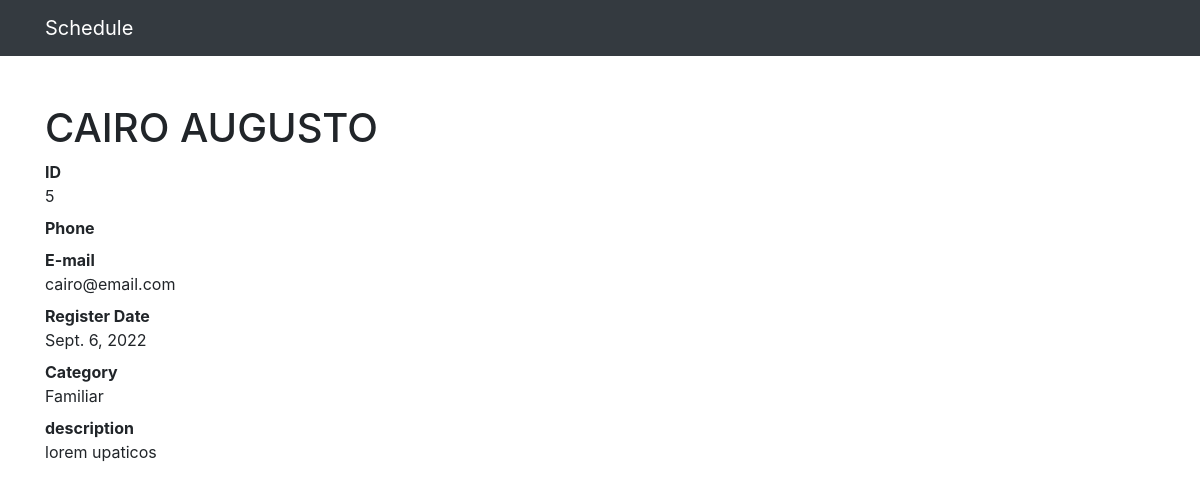
The page /5 on the database its author committed.
### contacts/models.py (models this page shows, shortened)
class Contact(models.Model):
    name = models.CharField(max_length=20)
    nickname = models.CharField(max_length=20, blank=True)
    cel = models.CharField(max_length=15)
    mail = models.EmailField()
    register_date = models.DateField(default=timezone.now)
    description = models.TextField(blank=True)
    categories = models.ForeignKey(Category, on_delete=models.DO_NOTHING)

class Category(models.Model):
    name = models.CharField(max_length=20)
    def __str__(self):
        return self.name

### contacts/views.py (the view)
# urls.py: path('<int:contact_id>', views.see_contact, name='see_contact'),
def see_contact(request, contact_id):
    contact = Contact.objects.get(id=contact_id)
    return render(request, 'contacts/see_contact.html', {
        'contact': contact
    })

### contacts/templates/contacts/see_contact.html (shortened to what this page needs)
<!doctype html>
<html lang="en">
<head>
   {% include 'contacts/partials/_head.html' %}
</head>
<body>
{% include 'contacts/partials/_nav.html' %}
  <div class="container">
    <div class="row">
      <div class="col-lg-12">
        <h1 class="mt-5">{{ contact.name }} {{ contact.nickname }}</h1>
        <dl>
          <dt>ID</dt>
          <dd>{{ contact.id }}</dd>
          <dt>Phone</dt>
          <dt>E-mail</dt>
          <dd>{{ contact.mail }}</dd>
          <dt>Register Date</dt>
          <dd>{{ contact.register_date }}</dd>
          <dt>Category</dt>
          <dd>{{ contact.categories }}</dd>
          <dt>description</dt>
          <dd>
            {{ contact.description }}
          </dd>
        </dl>
      </div>
    </div>
  </div>
</body>
</html>

### rows shown on the page
Contact: name "CAIRO", nickname "AUGUSTO", id "5", mail "cairo@email.com", register_date "Sept. 6, 2022", categories "Familiar", description "lorem upaticos"
